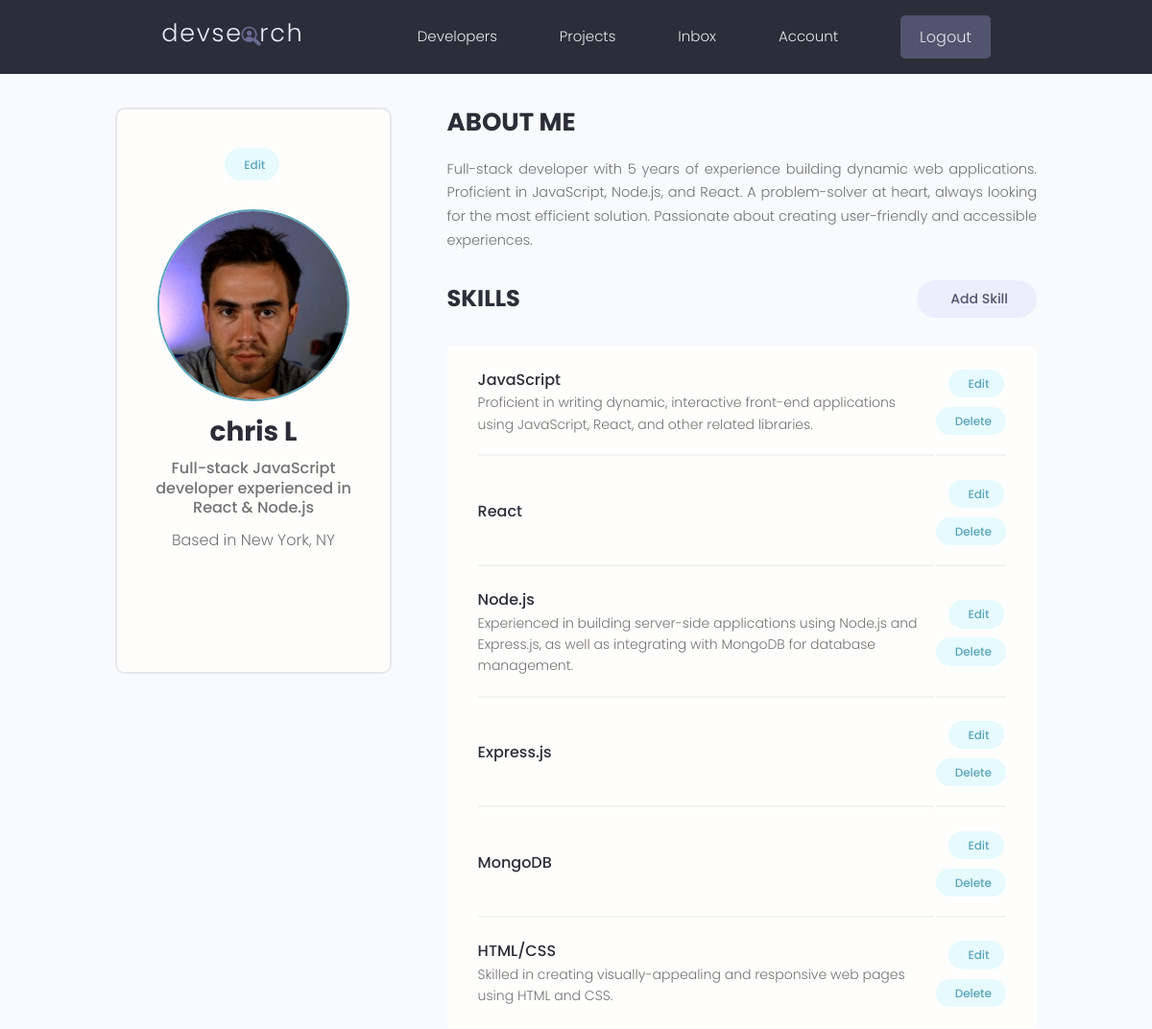
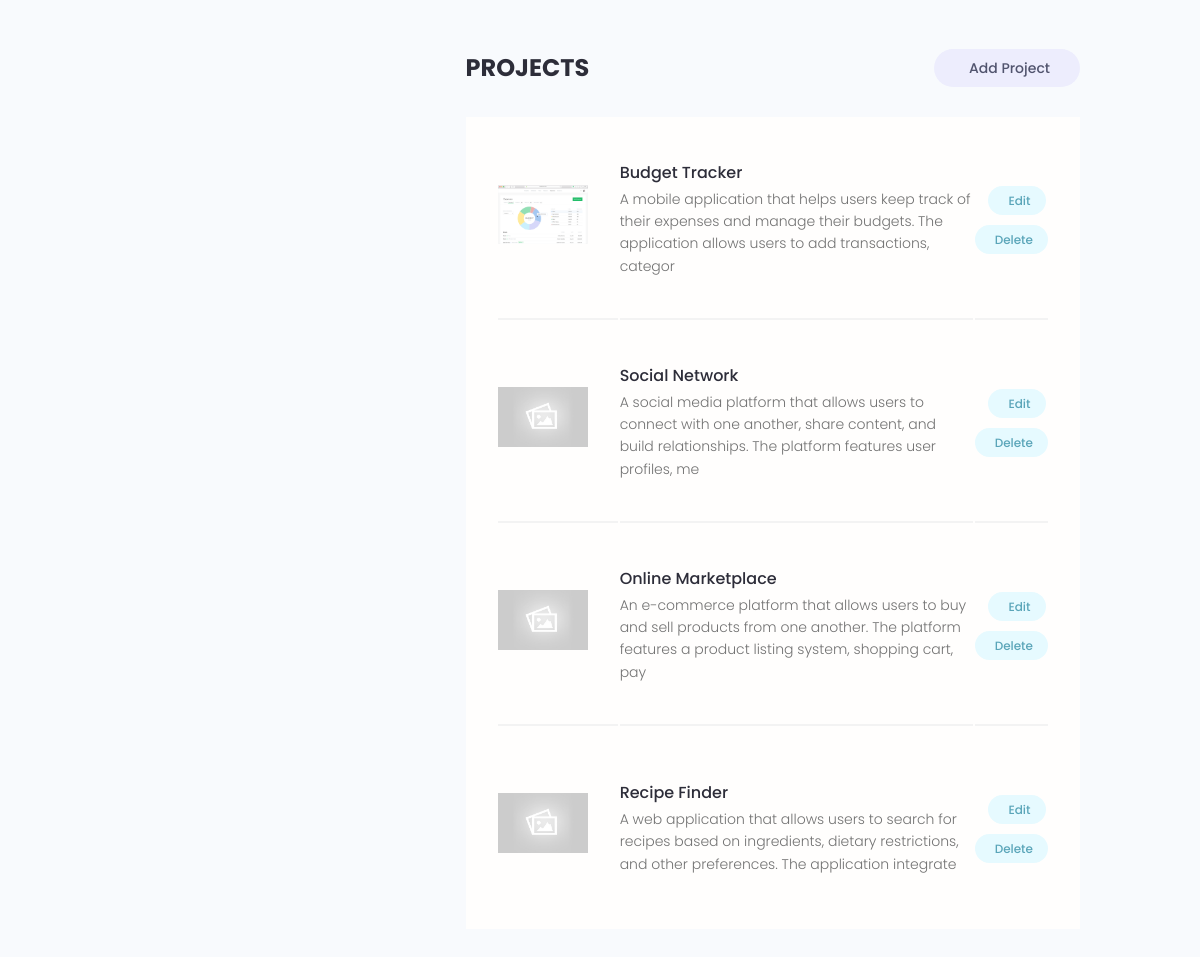
The app's page /account/ (signed in) with its own data (2 pictures, top to bottom).
### users/models.py (models this page shows, shortened)
class Profile(models.Model):
    user = models.OneToOneField(User, on_delete=models.CASCADE, null=True, blank=True)
    name = models.CharField(max_length=200, blank=True, null=True)
    email = models.CharField(max_length=500, blank=True, null=True)
    username = models.CharField(max_length=200, blank=True, null=True)
    location = models.CharField(max_length=200, blank=True, null=True)
    short_intro = models.CharField(max_length=200, blank=True, null=True)
    bio = models.TextField(blank=True, null=True)
    profile_image = models.ImageField(null=True, blank=True,upload_to='profiles/', default="profiles/user-default.png")
    social_github = models.CharField(max_length=200, blank=True, null=True)
    social_twitter = models.CharField(max_length=200, blank=True, null=True)
    social_linkedin = models.CharField(max_length=200, blank=True, null=True)
    social_youtube = models.CharField(max_length=200, blank=True, null=True)
    created = models.DateTimeField(auto_now_add=True)
    id = models.UUIDField(default=uuid.uuid4, unique=True, primary_key=True, editable=False)
    class Meta:
        ordering = ['-created']
    @property
    def imageURL(self):
        try:
            url = self.profile_image.url
        except:
            url = ''
        return url

class Skill(models.Model):
    owner = models.ForeignKey(Profile, on_delete=models.CASCADE, blank=True, null=True)
    name = models.CharField(max_length=200, blank=True, null=True)
    description = models.TextField(blank=True, null=True)
    created = models.DateTimeField(auto_now_add=True)
    id = models.UUIDField(default=uuid.uuid4, unique=True, primary_key=True, editable=False)

### projects/models.py (models this page shows, shortened)
class Project(models.Model):
    owner = models.ForeignKey(Profile, null=True, blank=True, on_delete=models.CASCADE)
    title = models.CharField(max_length=200)
    description = models.TextField(null=True, blank=True)
    featured_image = models.ImageField(null=True, blank=True, default="default.jpg")
    demo_link = models.CharField(max_length=2000, null=True, blank=True)
    source_link = models.CharField(max_length=2000, null=True, blank=True)
    tags = models.ManyToManyField('Tag', blank=True)
    vote_total = models.IntegerField(default=0, null=True, blank=True)
    vote_ratio = models.IntegerField(default=0, null=True, blank=True)
    created = models.DateTimeField(auto_now_add=True)
    id = models.UUIDField(default=uuid.uuid4, unique=True, primary_key=True, editable=False)
    class Meta:
        ordering = ['-vote_ratio', '-vote_total', '-created']
    @property
    def imageURL(self):
        try:
            url = self.featured_image.url
        except:
            url = ''
        return url

### users/views.py (the view)
# urls.py: path('account/', views.userAccount, name="account"),
@login_required(login_url='login')
def userAccount(request):
    profile = request.user.profile
    skills = profile.skill_set.all()
    context = {'profile': profile, 'skills': skills}
    return render(request, 'users/account.html', context)

### users/templates/users/account.html (shortened to what this page needs)
{% extends 'main.html' %}
{% block content %}
  <main class="settingsPage profile my-md">
    <div class="container">
      <div class="layout">
        <div class="column column--1of3">
          <div class="card text-center">
            <div class="card__body dev">
              <a class="tag tag--pill tag--main settings__btn"
                 href="{% url 'edit-account' %}"> Edit</a>
              <img class="avatar avatar--xl dev__avatar" src="{{ profile.imageURL }}"/>
              <h2 class="dev__name">{{ profile.name }}</h2>
              <p class="dev__title">{{ profile.short_intro }}</p>
              <p class="dev__location">Based in {{ profile.location }}</p>
              <ul class="dev__social">
              </ul>
            </div>
          </div>
        </div>
        <div class="column column--2of3">
          <div class="devInfo">
            <h3 class="devInfo__title">About Me</h3>
            <p class="devInfo__about">{{ profile.bio }}</p>
          </div>
          <div class="settings">
            <h3 class="settings__title">Skills</h3>
            <a class="tag tag--pill tag--sub settings__btn tag--lg"
               href="{% url 'create-skill' %}"> Add Skill</a>
          </div>
          <table class="settings__table">
            {% for skill in skills %}
              <tr>
                <td class="settings__tableInfo">
                  <h4>{{ skill.name }}</h4>
                  <p>{{ skill.description }}</p>
                </td>
                <td class="settings__tableActions">
                  <a class="tag tag--pill tag--main settings__btn"
                     href="{% url 'update-skill' skill.id %}"> Edit</a>
                  <a class="tag tag--pill tag--main settings__btn"
                    {% comment %} using ? at the end is like a search parameter/extra parameter: we're using it for the go back link in delete template.html {% endcomment %}
                    {% comment %} can actually look at the url at end to see if its working/there {% endcomment %}
                  href="{% url 'delete-skill' skill.id %}?next=/account">Delete</a>
                </td>
              </tr>
            {% endfor %}
          </table>
          <div class="settings">
            <h3 class="settings__title">Projects</h3>
            <a class="tag tag--pill tag--sub settings__btn tag--lg"
               href="{% url 'create-project' %}"> Add Project</a>
          </div>
          <table class="settings__table">
            {% for project in profile.project_set.all %}
              <tr>
                <td class="settings__thumbnail">
                  <a href="{% url 'project' project.id %}">
                    <img src="{{ project.imageURL }}" alt="Project Thumbnail" />
                  </a>
                </td>
                <td class="settings__tableInfo">
                  <a href="{% url 'project' project.id %}">{{ project.title }}</a>
                  <p>{{ project.description|slice:"150" }}</p>
                </td>
                <td class="settings__tableActions">
                  <a class="tag tag--pill tag--main settings__btn"
                     href="{% url 'update-project' project.id %}"> Edit</a>
                  <a class="tag tag--pill tag--main settings__btn"
                     href="{% url 'delete-project' project.id %}?next=/account">Delete</a>
                </td>
              </tr>
            {% endfor %}
          </table>
        </div>
      </div>
    </div>
  </main>
{% endblock content %}

### static/styles/app.css (style rules this page uses)
:root { --color-sub: #2d2d39; }
.card { border: 2px solid var(--color-light); }
img { width: 100%; }
.profile .card > .dev { padding: 4rem; }
.dev__avatar { display: block; margin: auto; }
.dev__name { color: var(--color-sub); font-size: 2.8rem; font-weight: 700; margin-top: 1rem; margin-bottom: 0.5rem; }
.dev__title { font-size: 1.6rem; font-weight: 500; line-height: 1.3; }
.dev__location { margin-top: 1rem; }
.dev__social { margin: 3rem 0; list-style: none; display: flex; justify-content: center; gap: 1.5rem; }
.devInfo { margin-bottom: 3rem; }
.devInfo__title, .devInfo__subtitle { font-size: 2.6rem; color: var(--color-sub); text-transform: uppercase; font-weight: 700; margin-bottom: 1.5rem; }
.devInfo__about, .devSkill__info { font-size: 1.45rem; line-height: 1.7; text-align: justify; }
.settingsPage .dev > .settings__btn { display: inline-block; margin-bottom: 3rem; }
.settings { display: flex; justify-content: space-between; align-items: center; }
.settings__title { font-size: 2.4rem; text-transform: uppercase; font-weight: 700; color: var(--color-sub); }
.settings__table { margin-top: 3rem; margin-bottom: 5rem; padding: 0 3rem; background: var(--color-white); }
.settings__table tr { width: 100%; }
.settings__table tr > td { padding: 2rem 0; }
.settings__table tr:not(:last-child) td { border-bottom: 2px solid var(--color-white-light); }
.settings__thumbnail { width: 23%; min-width: 10rem; }
.settings__thumbnail img { padding-right: 3rem; height: 15rem; object-fit: contain; }
.settings__tableInfo { width: 100%; }
.settings__tableInfo h4, .settings__tableInfo a { padding-right: 1rem; width: auto; font-size: 1.6rem; font-weight: 500; color: var(--color-sub); }
.settings__tableInfo p { font-size: 1.4rem; }
.settings__tableActions { text-align: right; }

### static/uikit/styles/modules/_variables.css (style rules this page uses)
:root { --color-main: #5aa5b9; --color-main-light: #e6faff; --color-sub: #3f4156; --color-sub-light: #51546e; --color-sub-lighter: #ededfd; --color-text: #737373; --color-gray: #8b8b8b; --color-light: #e5e7eb; --color-light-gray: #767676; --color-bg: #f8fafd; --color-white: #fffefd; --color-white-light: #f3f3f3; --color-success: #359e64; --color-success-bg: #def8e8; --color-error: #fc4b0b; --color-error-bg: #fff2ee; --font-base: 'Poppins', arial, helvetica, 'Segoe UI', roboto, ubuntu, sans-serif; --font-monospace: 'Fira Code', 'Courier New', courier, monospace; --font-regular: 300; --font-medium: 500; --font-bold: 700; --generic-shadow: 1px 1px 5px #00000010; --generic-transition: all 0.3s ease-in-out; }

### static/uikit/styles/modules/_base.css (style rules this page uses)
* { margin: 0; padding: 0; box-sizing: border-box; text-rendering: optimizeLegibility; color: inherit; font-size: inherit; }
html { font-size: 50%; }
@media only screen and (min-width: 480px) { html { font-size: 56.25%; } }
@media only screen and (min-width: 1200px) { html { font-size: 62.5%; } }
body { line-height: 1.6; font-weight: 400; font-size: 1.5rem; color: var(--color-text); background-color: var(--color-bg); min-height: 100vh; }

### static/uikit/styles/modules/_typography.css (style rules this page uses)
* { font-family: var(--font-base); }
h2 { font-size: 3.6rem; font-weight: var(--font-bold); }
h3 { font-size: 3.2rem; font-weight: var(--font-medium); }
h4 { font-size: 2.8rem; font-weight: var(--font-medium); }
p, span, strong { font-size: 1.6rem; color: var(--color-text); font-weight: var(--font-regular); }
a { padding-bottom: 2px; text-decoration: none; display: inline-block; color: var(--color-main); font-weight: var(--font-medium); }

### static/uikit/styles/modules/_utilities.css (style rules this page uses)
.container { width: 92%; max-width: 165rem; margin: 0 auto; box-sizing: border-box; }
@media screen and (min-width: 1000px) { .container { width: 90%; } }
@media screen and (min-width: 1200px) { .container { width: 80%; } }
.text-center { text-align: center; }
.my-md { margin: 3rem auto; }

### static/uikit/styles/modules/_avatar.css (style rules this page uses)
.avatar { border-radius: 50%; border: 2px solid var(--color-main); object-fit: cover; }
.avatar--xl { height: 20rem; width: 20rem; }

### static/uikit/styles/modules/_card.css (style rules this page uses)
.card { border-radius: 1rem; background-color: var(--color-white); border: 1.5px solid var(--color-light); width: auto; height: auto; margin-top: 0.5rem; margin-bottom: 0.5rem; overflow: hidden; }
.card__body, .card__header { padding: 2rem 2.5rem; }

### static/uikit/styles/modules/_layout.css (style rules this page uses)
.layout { display: flex; flex-flow: row wrap; justify-content: space-between; }
.layout > .column { margin-bottom: 3rem; }
.layout > .column.column--1of3 { flex-basis: 30%; }
.layout > .column.column--2of3 { flex-basis: 64%; }

### records on screen
Profile: imageURL (picture), name "chris L", short_intro "Full-stack JavaScript developer experienced in React & Node.js", location "New York, NY", bio "Full-stack developer with 5 years of experience building dynamic web applications. Proficient in JavaScript, Node.js, and React. A problem-solver at heart, always looking for the most efficient solution. Passionate about creating user-friendly and accessible experiences."
Skill: name "JavaScript", description "Proficient in writing dynamic, interactive front-end applications using JavaScript, React, and other related libraries."
Skill: name "React"
Skill: name "Node.js", description "Experienced in building server-side applications using Node.js and Express.js, as well as integrating with MongoDB for database management."
Skill: name "Express.js"
Skill: name "MongoDB"
Skill: name "HTML/CSS", description "Skilled in creating visually-appealing and responsive web pages using HTML and CSS."
Project: imageURL (picture), title "Budget Tracker", description "A mobile application that helps users keep track of their expenses and manage their budgets. The application allows users to add transactions, categor"
Project: imageURL (placeholder picture), title "Social Network", description "A social media platform that allows users to connect with one another, share content, and build relationships. The platform features user profiles, me"
Project: imageURL (placeholder picture), title "Online Marketplace", description "An e-commerce platform that allows users to buy and sell products from one another. The platform features a product listing system, shopping cart, pay"
Project: imageURL (placeholder picture), title "Recipe Finder", description "A web application that allows users to search for recipes based on ingredients, dietary restrictions, and other preferences. The application integrate"
